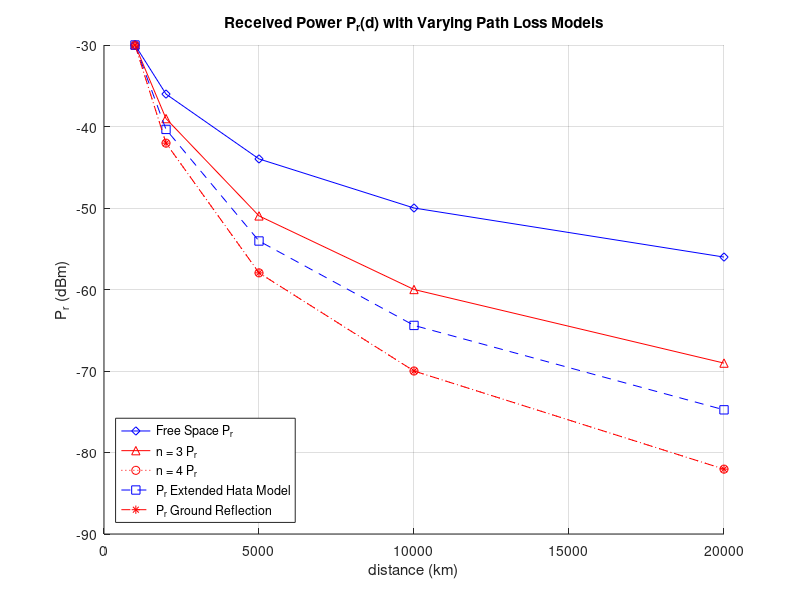

Write the MATLAB code that produced this figure.
%% Large_scale_fading.m
%
% Jordan R. Smith
% ECE 920 - Wireless Communication Systems
%
% If the Pr(d) at a reference d0 of 1 km is equal to 1 microWatt, find the
% received powers at distances of 2 km, 5 km, 10 km, and 20 km from the
% same transmitter for the following path loss models:
%
% (a) free space.
% (b) n = 3.
% (c) n = 4.
% (d) two ray ground reflection using the exact expression.
% (e) extended Hata model for a large city environment.
%
% Assume f = 1800 MHz, ht = 40m, hr = 3m, Gt = Gr = 0 dB. Plot each of
% these models on the same graph over the range of 1 km to 20 km. Comment
% on the differences between these five models.
%
% NOTES:
% 0 dB = 1 linear. Free Space Propogation Model in (4.1). Fraunhofer
% distance not specified. 1 microwatt is equivalent to -30 dBm.
% Pr(d) dBm = 10*log10( Pr(d0) / .001 W) + 20log10(d0/d), Pr(d0) in watts.

clear all, close all, clc;

%Known Values
c = 2.99e8;                     % speed of light
f = 1800e6;                     % frequency (1800 MHz)
ht = 40;                        % 40 meter ground reflect Tx height
hr = 3;                         % 3 meter ground reflection Rx height
Gt = 1;                         % transmitter gain (0 dB) or 1 linear.
Gr = Gt;                        % receiver gain (0 dB)
lambda = c/f;                   % wavelength
x = [1e3 2e3 5e3 10e3 20e3];    % distance array for plotting.
Prd0 = 1e-6;                    % 1 * 10^-6 W, or 1 microwatt.
d0 = 1e3;                       % reference distance.

%% Free space Model & varying "n" values.
%
% Pr(d) dBm = 10*log10( Pr(d0) / .001 W) + 20log10(d0/d), Pr(d0) in watts.

for i = 1:5     % progresses through distance array, starting with d0.
  fs(1,i) = Prd0 * ( d0 / (x(1,i)) )^2;
  fs_dBm(1,i) = 10*log10( fs(1,i) / .001 );
  
  % From equation 4.6
  fs_PL(1,i) = -10*log10((Gt*Gr*((lambda)^2))/(((4*pi)^2)*((x(1,i))^2)));
  fs_PL_linear(1,i) = 10^((fs_PL(1,i))/10); %convert dB to linear
  fs_PL_dBm(1,i) = 10*log10((fs_PL_linear(1,i))/.001);  %linear to dBm
end


% Reference -30 dBm starting point

Xfs = fs_PL_dBm(1,1) - 30;

for i = 1:5
   Pr_fs_dBm(1,i) = Xfs - fs_PL_dBm(1,i);   % Power - path loss. 
end

% Utilizing Equation 4.9, which had originally utilized n = 2 for the free
% space example.

for j = 1:5     % n = 3. Modifies the multiplier in the second term.
  fs3(1,j) = 10*log10( Prd0 / .001 ) + 30*log10( d0 / (x(1,j)) );
end

for k = 1:5     % n = 4. More rapid decrease per decade.
  fs4(1,k) = 10*log10( Prd0 / .001 ) + 40*log10( d0 / (x(1,k)) );
end

%% Two Ray Ground Reflection Using The Exact Expression
%
% Start with Equation 4.15, and refer to Example 4.6 for further
% reproduction.
% Pr(d) = Pt Gt Gr (ht^2 hr^2)/d^4.
% Pr(d) dBm = 10*log10( Pr(i) / .001 )
%
% |E| = sqrt( (Pr(d) * 120pi)/(Ae) ), Ae = (Gr lambda^2) / 4*pi.
% Pr(d) = |E|^2 / 377
%
% A reference electric field is not known (E0), the
% transmitted power is not given, and if |E| is utilized, ht and hr aren't
% factored into the calculation.

for v = 1:5
   % From equation 4.53 - computes Path Loss.
   gr_PL(1,v) = 40*log10(x(1,v)) - (10*log10(Gt) + 10*log10(Gr) + 20*log10(ht) + 20*log10(hr));
   gr_linear(1,v) = 10^((gr_PL(1,v))/10);
   gr_PL_dBm(1,v) = 10*log10((gr_linear(1,v))/.001);
end

    Xgr = gr_PL_dBm(1,1) - 30;   % Reference at -30 dBm point.

for v = 1:5
   Pr_gr_dBm(1,v) = Xgr - gr_PL_dBm(1,v);  %Gain not included due to 0 dB. 
end

%% Extended Hata Model
%
% In 4.10.5, the model is extended to include frequencies upwards of 2 GHz.
% large city environment indicates 3 dB for CM. Need to refer to d in terms
% of km, and not m. fc is in terms of MHz.
%
% L50 = 46.3 + 33.9*log10(fc) - 13.82*log10(ht) - A + (44.9 -
% 6.55*log10(ht))*log10(d) + CM. (dB)
%
% A = 3.2*(log10(11.75*hr))^2 - 4.97 (dB) from Eq. 4.84b.
%
% Eq. 4.69b indicates
% Pr(d) [dBm] = Pt[dBm] - PL(d)[dB]
%
% Eq. 4.68 dictates that
% PL [dB] = PL(d0) + 10nlog10(d/d0)
%
% Are we to determine the transmitted power from the free-space model, or
% determine Pt for each model?

fc = 1800;          %change to MHz reference units.
x2 = [1 2 5 10 20]; %change to km reference units.
CM = 3;

A = 3.2*((log10(11.75*hr))^2) - 4.97;   % fc >= 300 MHz

for w = 1:5 % determines the path loss with the Extended Hata Model.
    L50_dB(1,w) = 46.3 + 33.9*log10(fc) - 13.82*log10(ht) - A + (44.9 - 6.55*log10(ht))*log10(x2(1,w)) + CM;
    L50_linear(1,w) = 10^((L50_dB(1,w))/10);    % linear conversion.
    L50_dBm(1,w) = 10*log10((L50_linear(1,w))/.001);    % dBm conversion.
end

X = L50_dBm(1,1) - 30; % Need reference starting point at -30 dBm.

for r = 1:5 % Power received for Hata Model.
   Pr_L50_dBm(1,r) = X - L50_dBm(1,r); 
end

figure(1)
hold on
plot(x,Pr_fs_dBm,'b-d');
plot(x,fs3,'r-^');
plot(x,fs4,'r:o');
plot(x,Pr_L50_dBm,'b--s');
plot(x,Pr_gr_dBm,'r--*');
legend('Free Space P_r','n = 3 P_r','n = 4 P_r','P_r Extended Hata Model','P_r Ground Reflection');
legend('Location','SouthWest');
title('Received Power P_r(d) with Varying Path Loss Models');
xlabel('distance (km)');
ylabel('P_r (dBm)');
grid;